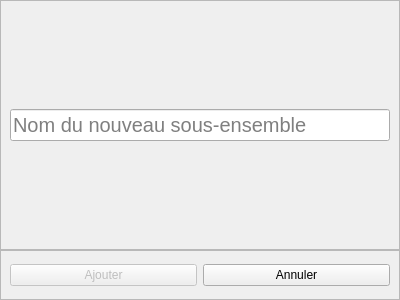
<?xml version="1.0" encoding="UTF-8"?>
<ui version="4.0">
 <class>AddSousEnsembleDialog</class>
 <widget class="QDialog" name="AddSousEnsembleDialog">
  <property name="geometry">
   <rect>
    <x>0</x>
    <y>0</y>
    <width>400</width>
    <height>300</height>
   </rect>
  </property>
  <property name="windowTitle">
   <string>Dialog</string>
  </property>
  <widget class="QFrame" name="frame_2">
   <property name="geometry">
    <rect>
     <x>0</x>
     <y>250</y>
     <width>400</width>
     <height>50</height>
    </rect>
   </property>
   <property name="maximumSize">
    <size>
     <width>16777215</width>
     <height>50</height>
    </size>
   </property>
   <property name="frameShape">
    <enum>QFrame::StyledPanel</enum>
   </property>
   <property name="frameShadow">
    <enum>QFrame::Raised</enum>
   </property>
   <layout class="QHBoxLayout" name="horizontalLayout">
    <item>
     <widget class="QPushButton" name="saveBtn">
      <property name="enabled">
       <bool>false</bool>
      </property>
      <property name="text">
       <string>Ajouter</string>
      </property>
     </widget>
    </item>
    <item>
     <widget class="QPushButton" name="cancelBtn">
      <property name="text">
       <string>Annuler</string>
      </property>
     </widget>
    </item>
   </layout>
  </widget>
  <widget class="QFrame" name="frame">
   <property name="geometry">
    <rect>
     <x>0</x>
     <y>0</y>
     <width>400</width>
     <height>250</height>
    </rect>
   </property>
   <property name="frameShape">
    <enum>QFrame::StyledPanel</enum>
   </property>
   <property name="frameShadow">
    <enum>QFrame::Raised</enum>
   </property>
   <layout class="QVBoxLayout" name="verticalLayout_2">
    <item>
     <widget class="QLineEdit" name="nameEdit">
      <property name="font">
       <font>
        <family>Segoe UI</family>
        <pointsize>15</pointsize>
       </font>
      </property>
      <property name="placeholderText">
       <string>Nom du nouveau sous-ensemble</string>
      </property>
     </widget>
    </item>
   </layout>
  </widget>
 </widget>
 <resources/>
 <connections/>
</ui>
